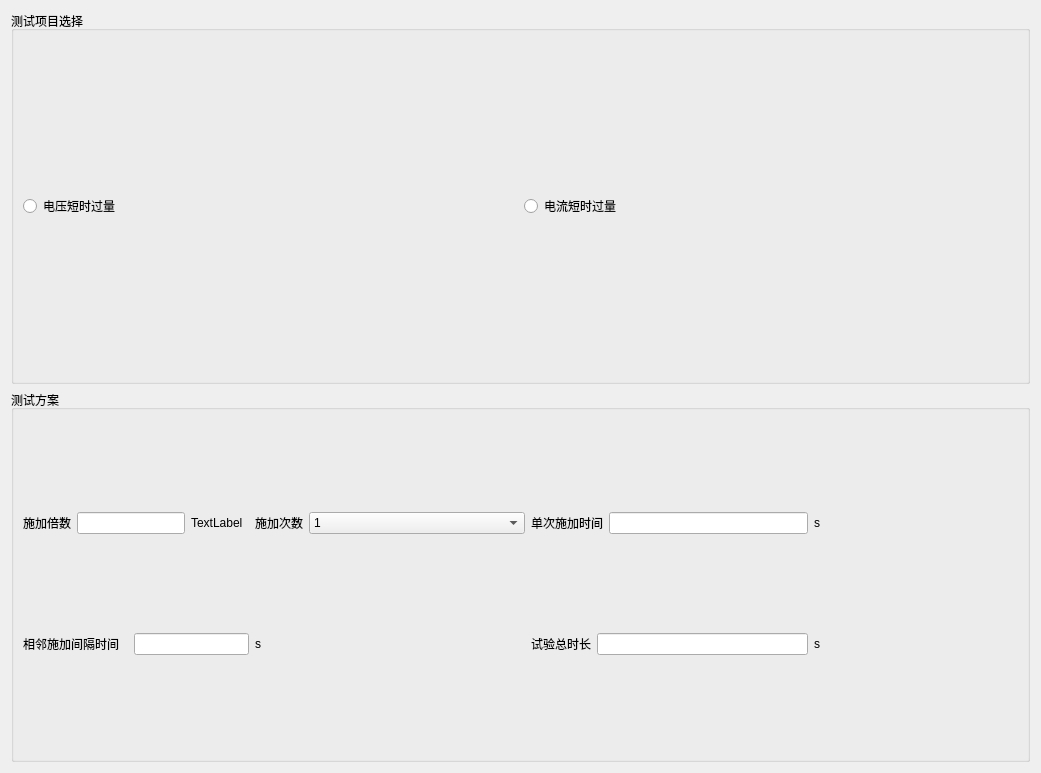
<?xml version="1.0" encoding="UTF-8"?>
<ui version="4.0">
 <class>QttMacroParaEditViewShortTimOver</class>
 <widget class="QWidget" name="QttMacroParaEditViewShortTimOver">
  <property name="geometry">
   <rect>
    <x>0</x>
    <y>0</y>
    <width>1041</width>
    <height>773</height>
   </rect>
  </property>
  <property name="focusPolicy">
   <enum>Qt::StrongFocus</enum>
  </property>
  <property name="windowTitle">
   <string>QttMacroParaEditViewShortTimOver</string>
  </property>
  <layout class="QVBoxLayout" name="verticalLayout">
   <item>
    <layout class="QVBoxLayout" name="m_pVBoxLayout"/>
   </item>
   <item>
    <widget class="QGroupBox" name="m_boxGroupChoose">
     <property name="title">
      <string>测试项目选择</string>
     </property>
     <layout class="QHBoxLayout" name="horizontalLayout">
      <item>
       <widget class="QRadioButton" name="m_btnVolSTOver">
        <property name="text">
         <string>电压短时过量</string>
        </property>
        <property name="autoExclusive">
         <bool>true</bool>
        </property>
       </widget>
      </item>
      <item>
       <widget class="QRadioButton" name="m_btnCurSTOver">
        <property name="text">
         <string>电流短时过量</string>
        </property>
        <property name="autoExclusive">
         <bool>true</bool>
        </property>
       </widget>
      </item>
     </layout>
    </widget>
   </item>
   <item>
    <widget class="QGroupBox" name="m_boxGroup">
     <property name="title">
      <string>测试方案</string>
     </property>
     <layout class="QGridLayout" name="gridLayout">
      <item row="0" column="12">
       <widget class="QSttLineEdit" name="m_edtOnceInflictTime"/>
      </item>
      <item row="0" column="14">
       <spacer name="horizontalSpacer_2">
        <property name="orientation">
         <enum>Qt::Horizontal</enum>
        </property>
        <property name="sizeHint" stdset="0">
         <size>
          <width>40</width>
          <height>20</height>
         </size>
        </property>
       </spacer>
      </item>
      <item row="0" column="10" colspan="2">
       <widget class="QLabel" name="m_labOnceInflictTime">
        <property name="text">
         <string>单次施加时间</string>
        </property>
       </widget>
      </item>
      <item row="0" column="3">
       <widget class="QLabel" name="m_labFloadID">
        <property name="text">
         <string>TextLabel</string>
        </property>
       </widget>
      </item>
      <item row="1" column="11" colspan="2">
       <widget class="QSttLineEdit" name="m_edtTotalTime"/>
      </item>
      <item row="1" column="14">
       <spacer name="horizontalSpacer_5">
        <property name="orientation">
         <enum>Qt::Horizontal</enum>
        </property>
        <property name="sizeHint" stdset="0">
         <size>
          <width>19</width>
          <height>17</height>
         </size>
        </property>
       </spacer>
      </item>
      <item row="1" column="10">
       <widget class="QLabel" name="m_labTotalTime">
        <property name="text">
         <string>试验总时长</string>
        </property>
       </widget>
      </item>
      <item row="0" column="1" colspan="2">
       <widget class="QSttLineEdit" name="m_edtInflictFload">
        <property name="whatsThis">
         <string>&lt;html&gt;&lt;head/&gt;&lt;body&gt;&lt;p&gt;&lt;br/&gt;&lt;/p&gt;&lt;/body&gt;&lt;/html&gt;</string>
        </property>
       </widget>
      </item>
      <item row="0" column="0">
       <widget class="QLabel" name="m_labInflictFload">
        <property name="text">
         <string>施加倍数</string>
        </property>
       </widget>
      </item>
      <item row="0" column="5">
       <widget class="QLabel" name="m_labInflictCount">
        <property name="text">
         <string>施加次数</string>
        </property>
       </widget>
      </item>
      <item row="1" column="0" colspan="2">
       <widget class="QLabel" name="m_labIntervalTime">
        <property name="text">
         <string>相邻施加间隔时间</string>
        </property>
       </widget>
      </item>
      <item row="1" column="13">
       <widget class="QLabel" name="m_labFloadID_3">
        <property name="text">
         <string>s</string>
        </property>
       </widget>
      </item>
      <item row="0" column="13">
       <widget class="QLabel" name="m_labFloadID_4">
        <property name="text">
         <string>s</string>
        </property>
       </widget>
      </item>
      <item row="1" column="9">
       <spacer name="horizontalSpacer_3">
        <property name="orientation">
         <enum>Qt::Horizontal</enum>
        </property>
        <property name="sizeHint" stdset="0">
         <size>
          <width>40</width>
          <height>20</height>
         </size>
        </property>
       </spacer>
      </item>
      <item row="0" column="6" colspan="4">
       <widget class="QScrollComboBox" name="m_cmbInflictCount">
        <property name="sizePolicy">
         <sizepolicy hsizetype="Minimum" vsizetype="Fixed">
          <horstretch>0</horstretch>
          <verstretch>0</verstretch>
         </sizepolicy>
        </property>
        <property name="minimumSize">
         <size>
          <width>60</width>
          <height>0</height>
         </size>
        </property>
        <item>
         <property name="text">
          <string>1</string>
         </property>
        </item>
        <item>
         <property name="text">
          <string>2</string>
         </property>
        </item>
        <item>
         <property name="text">
          <string>3</string>
         </property>
        </item>
        <item>
         <property name="text">
          <string>4</string>
         </property>
        </item>
        <item>
         <property name="text">
          <string>5</string>
         </property>
        </item>
        <item>
         <property name="text">
          <string>6</string>
         </property>
        </item>
        <item>
         <property name="text">
          <string>7</string>
         </property>
        </item>
        <item>
         <property name="text">
          <string>8</string>
         </property>
        </item>
        <item>
         <property name="text">
          <string>9</string>
         </property>
        </item>
        <item>
         <property name="text">
          <string>10</string>
         </property>
        </item>
       </widget>
      </item>
      <item row="1" column="2" colspan="3">
       <widget class="QSttLineEdit" name="m_edtIntervalTime"/>
      </item>
      <item row="1" column="5">
       <widget class="QLabel" name="m_labFloadID_2">
        <property name="text">
         <string>s</string>
        </property>
       </widget>
      </item>
     </layout>
    </widget>
   </item>
  </layout>
 </widget>
 <customwidgets>
  <customwidget>
   <class>QSttLineEdit</class>
   <extends>QLineEdit</extends>
   <header>../Module/UI/Controls/SttLineEdit.h</header>
  </customwidget>
  <customwidget>
   <class>QScrollComboBox</class>
   <extends>QComboBox</extends>
   <header>../Module/UI/Module/ScrollCtrl/ScrollComboBox.h</header>
  </customwidget>
 </customwidgets>
 <resources/>
 <connections/>
</ui>
